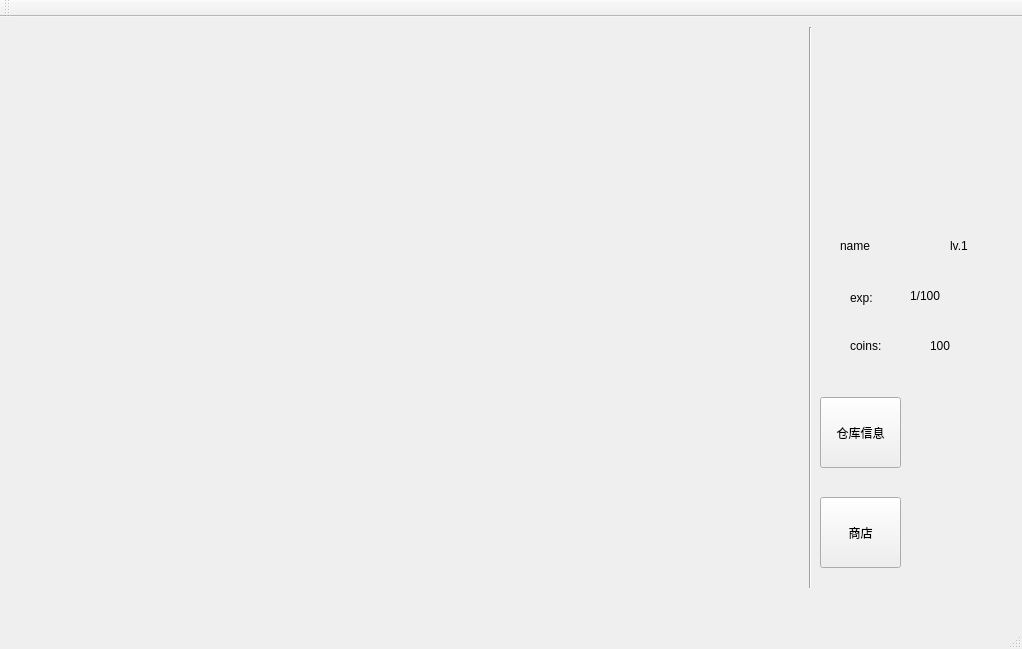
<?xml version="1.0" encoding="UTF-8"?>
<ui version="4.0">
 <class>MainWindow</class>
 <widget class="QMainWindow" name="MainWindow">
  <property name="geometry">
   <rect>
    <x>0</x>
    <y>0</y>
    <width>1022</width>
    <height>649</height>
   </rect>
  </property>
  <property name="windowTitle">
   <string>MainWindow</string>
  </property>
  <widget class="QWidget" name="centralWidget">
   <widget class="QPushButton" name="pushButtonStore">
    <property name="geometry">
     <rect>
      <x>820</x>
      <y>480</y>
      <width>81</width>
      <height>71</height>
     </rect>
    </property>
    <property name="text">
     <string>商店</string>
    </property>
   </widget>
   <widget class="Line" name="line">
    <property name="geometry">
     <rect>
      <x>800</x>
      <y>10</y>
      <width>20</width>
      <height>561</height>
     </rect>
    </property>
    <property name="orientation">
     <enum>Qt::Vertical</enum>
    </property>
   </widget>
   <widget class="QPushButton" name="pushButtonSeed">
    <property name="geometry">
     <rect>
      <x>820</x>
      <y>380</y>
      <width>81</width>
      <height>71</height>
     </rect>
    </property>
    <property name="text">
     <string>仓库信息</string>
    </property>
   </widget>
   <widget class="QLabel" name="label">
    <property name="geometry">
     <rect>
      <x>840</x>
      <y>30</y>
      <width>171</width>
      <height>141</height>
     </rect>
    </property>
    <property name="sizePolicy">
     <sizepolicy hsizetype="Fixed" vsizetype="Fixed">
      <horstretch>0</horstretch>
      <verstretch>0</verstretch>
     </sizepolicy>
    </property>
    <property name="minimumSize">
     <size>
      <width>40</width>
      <height>40</height>
     </size>
    </property>
    <property name="frameShadow">
     <enum>QFrame::Raised</enum>
    </property>
    <property name="text">
     <string/>
    </property>
    <property name="pixmap">
     <pixmap resource="farmresouces.qrc">:/FarmResources/FarmResources/pig.png</pixmap>
    </property>
   </widget>
   <widget class="QLabel" name="lbName">
    <property name="geometry">
     <rect>
      <x>840</x>
      <y>220</y>
      <width>81</width>
      <height>18</height>
     </rect>
    </property>
    <property name="text">
     <string>name</string>
    </property>
   </widget>
   <widget class="QLabel" name="lbLevel">
    <property name="geometry">
     <rect>
      <x>950</x>
      <y>220</y>
      <width>51</width>
      <height>18</height>
     </rect>
    </property>
    <property name="text">
     <string>lv.1</string>
    </property>
   </widget>
   <widget class="QLabel" name="lbExp">
    <property name="geometry">
     <rect>
      <x>850</x>
      <y>270</y>
      <width>31</width>
      <height>21</height>
     </rect>
    </property>
    <property name="text">
     <string>exp:</string>
    </property>
   </widget>
   <widget class="QLabel" name="lbCoins">
    <property name="geometry">
     <rect>
      <x>850</x>
      <y>320</y>
      <width>81</width>
      <height>18</height>
     </rect>
    </property>
    <property name="text">
     <string>coins:</string>
    </property>
   </widget>
   <widget class="QLabel" name="lbExpNum">
    <property name="geometry">
     <rect>
      <x>910</x>
      <y>270</y>
      <width>81</width>
      <height>18</height>
     </rect>
    </property>
    <property name="text">
     <string>1/100</string>
    </property>
   </widget>
   <widget class="QLabel" name="lbCoinsNum">
    <property name="geometry">
     <rect>
      <x>930</x>
      <y>320</y>
      <width>81</width>
      <height>18</height>
     </rect>
    </property>
    <property name="text">
     <string>100</string>
    </property>
   </widget>
  </widget>
  <widget class="QMenuBar" name="menuBar">
   <property name="geometry">
    <rect>
     <x>0</x>
     <y>0</y>
     <width>1022</width>
     <height>30</height>
    </rect>
   </property>
  </widget>
  <widget class="QToolBar" name="mainToolBar">
   <attribute name="toolBarArea">
    <enum>TopToolBarArea</enum>
   </attribute>
   <attribute name="toolBarBreak">
    <bool>false</bool>
   </attribute>
  </widget>
  <widget class="QStatusBar" name="statusBar"/>
 </widget>
 <layoutdefault spacing="6" margin="11"/>
 <resources>
  <include location="farmresouces.qrc"/>
 </resources>
 <connections/>
</ui>
